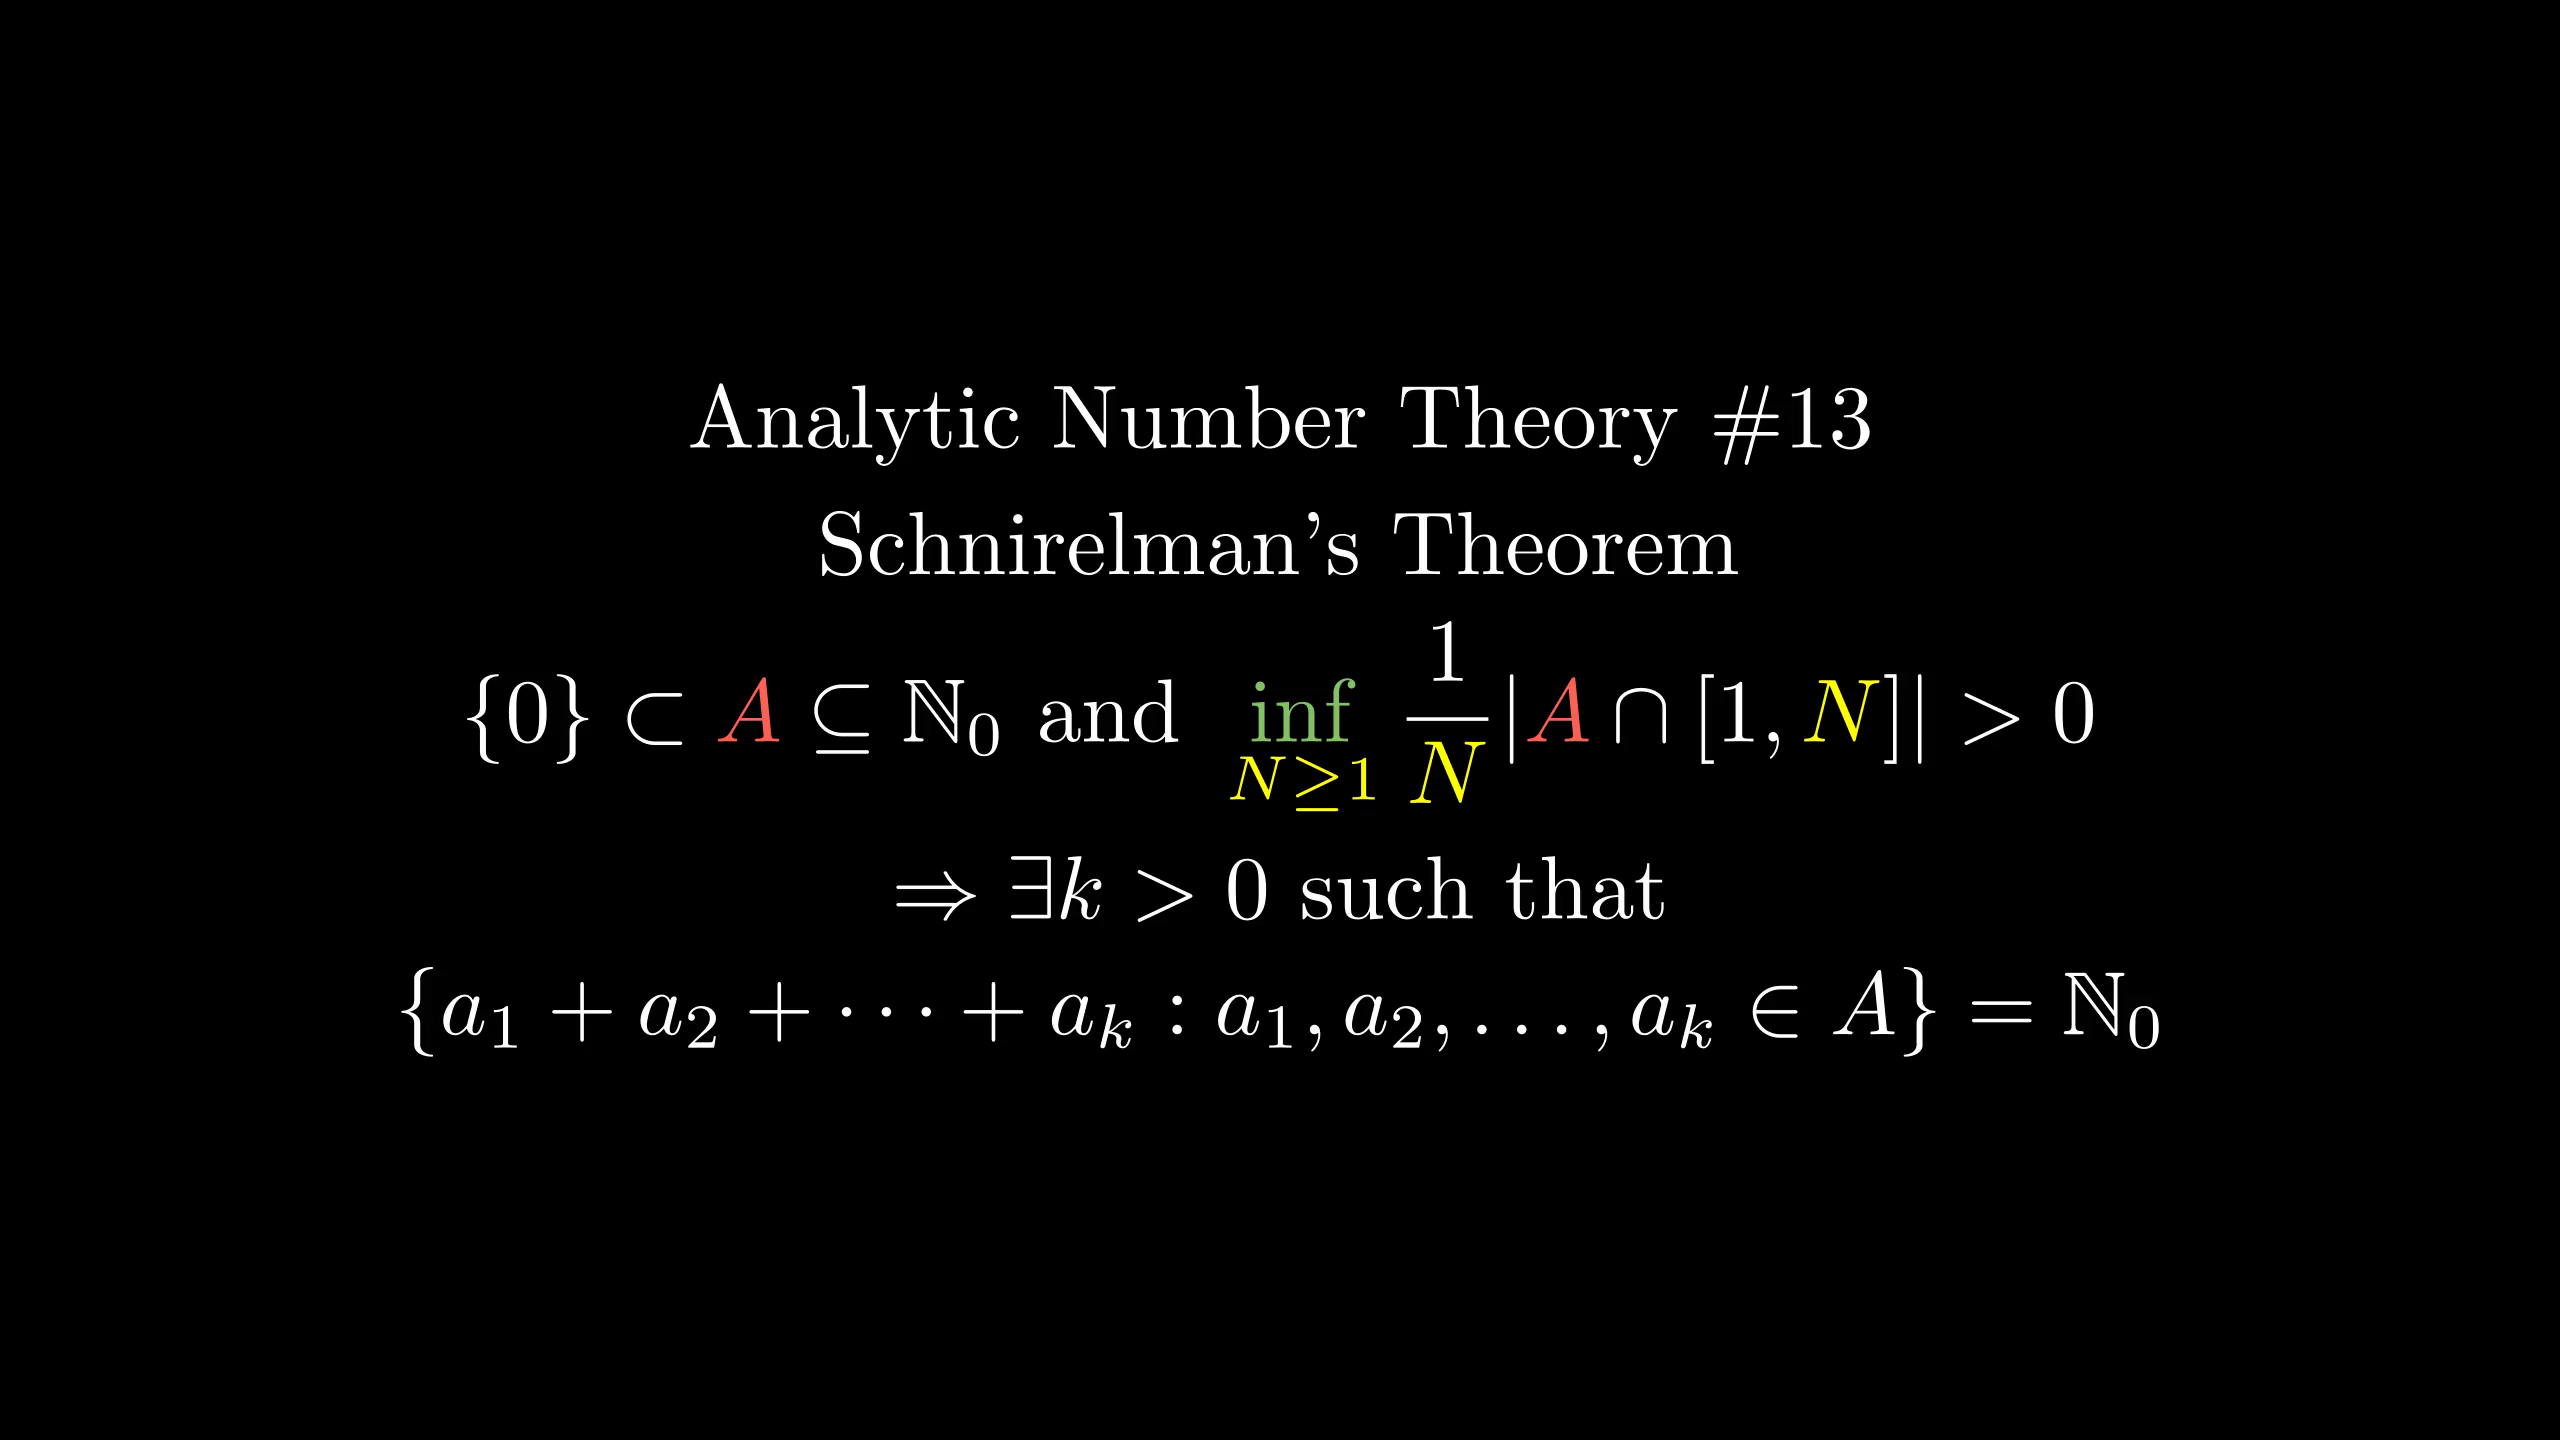

The script that drew this image:
from manimlib.imports import *

class FooScene(Scene):
    def construct(self):
        tit=TextMobject(r"Analytic Number Theory \#13")
        tit2=TextMobject("Schnirelman's Theorem")
        fml0=TexMobject(r"\{0\}\subset A\subseteq\mathbb N_0\text{ and }\inf_{N\ge1}{1\over {N}}|A\cap[1,{N}]|>0",
                tex_to_color_map={
                    "A":RED,
                    r"\inf":GREEN,
                    r"_{N\ge1}":YELLOW,
                    "{N}":YELLOW
                })
        fml=TexMobject(r"\Rightarrow\exists k>0\text{ such that}")
        fml1=TexMobject(r"\{a_1+a_2+\cdots+a_k:a_1,a_2,\dots,a_k\in A\}=\mathbb N_0")
        self.add(VGroup(tit,tit2,fml0,fml,fml1).arrange(DOWN))
        self.wait()
